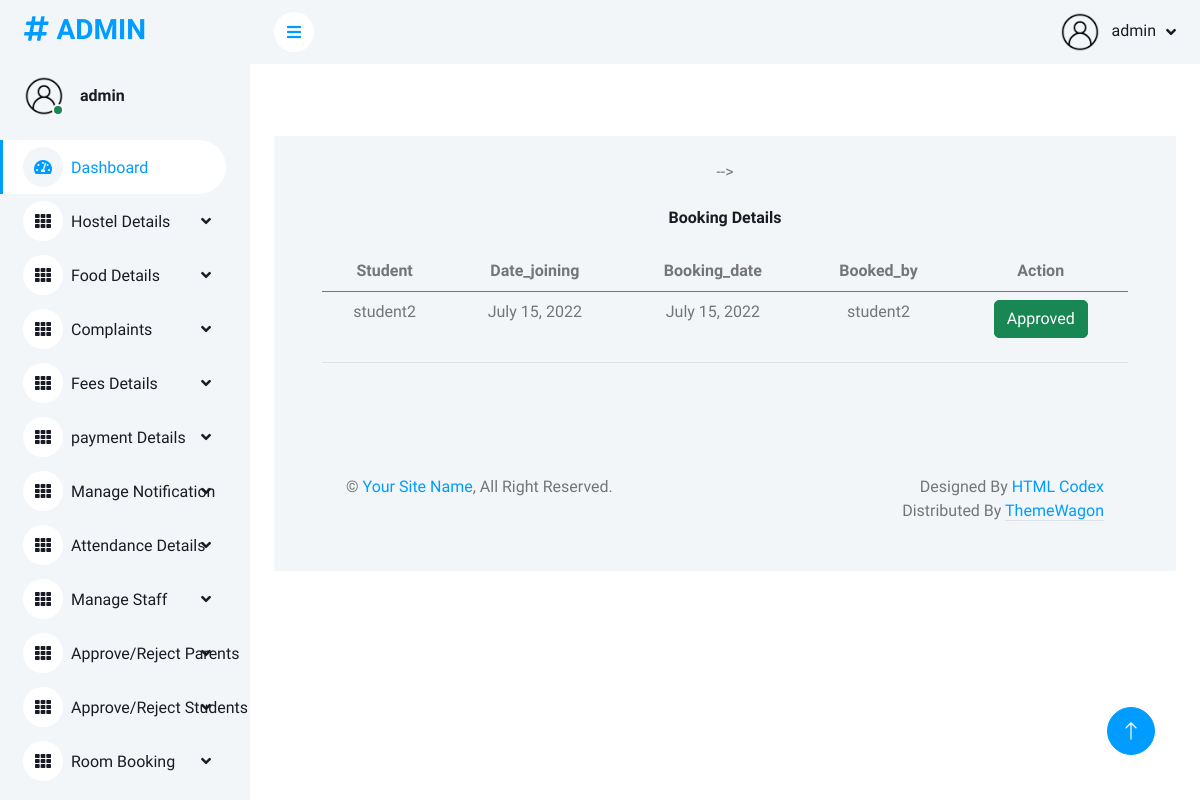
The page /booking (signed in) on the database as committed earlier.
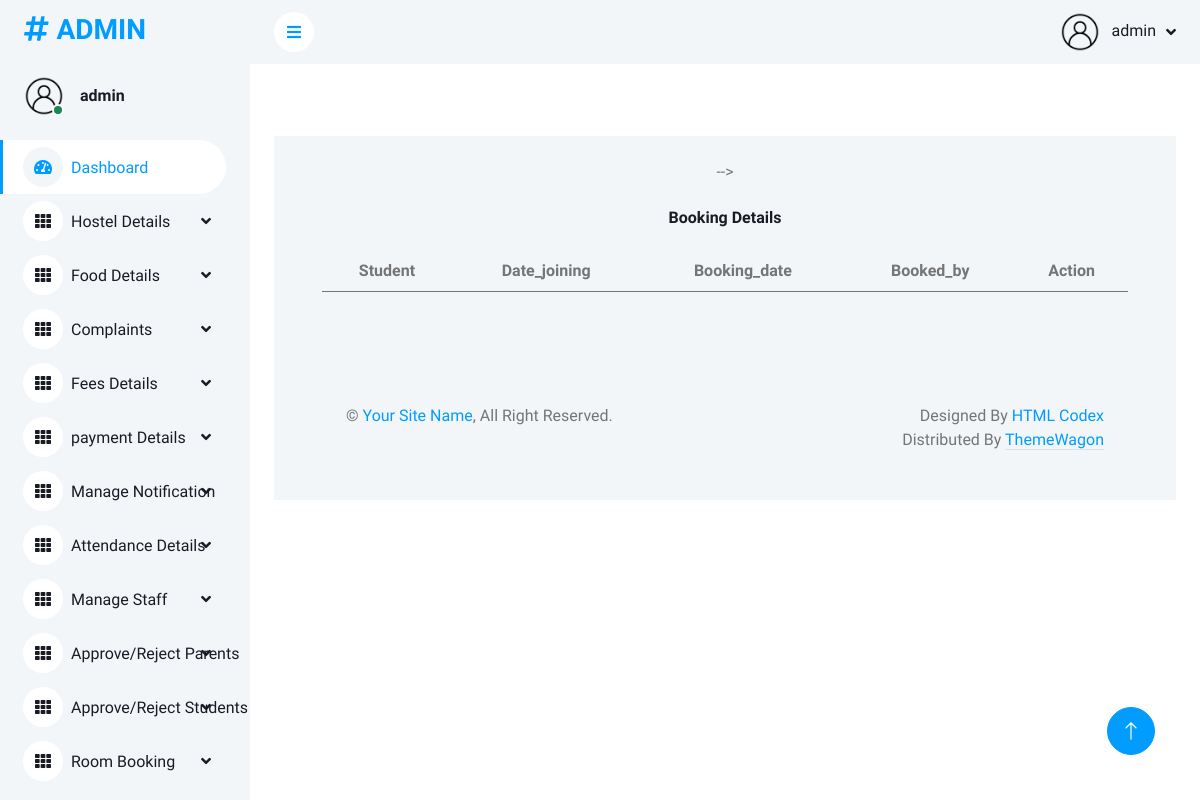
The same page on the database as committed later.
### app/models.py (models this page shows)
class BookRoom(models.Model):
    student = models.ForeignKey(Student, on_delete=models.CASCADE)
    date_joining = models.DateField()
    booking_date = models.DateField(auto_now_add=True)
    status = models.IntegerField(default=0)
    booked_by = models.ForeignKey(Login, on_delete=models.CASCADE)
    seen = models.BooleanField(default=False)

class Student(models.Model):
    user = models.OneToOneField(Login, on_delete=models.CASCADE, primary_key=True, related_name='student')
    name = models.CharField(max_length=50)
    address = models.TextField()
    contact_no = models.IntegerField()
    email = models.EmailField()
    approval_status = models.BooleanField(default=0)
    image = models.ImageField(upload_to='profile', null=True)
    seen = models.BooleanField(default=False)
    def __str__(self):
        return self.name

class Login(AbstractUser):
    is_parent = models.BooleanField(default=False)
    is_student = models.BooleanField(default=False)

### app/adminviews.py (the view)
@login_required(login_url='login')
def booking(request):
    book=BookRoom.objects.all()
    return render(request,'admin_temp/booking.html',{'book':book})

### templates/admin_temp/booking.html
<!DOCTYPE html>
{% extends 'admin_temp/admin_home.html' %}
{% block content %}
{% load static %}
<div class="col-12">
    <div class="bg-light rounded h-100 p-4">
        <h6 class="mb-4">Booking Details</h6>
        <div class="table-responsive">
            <table class="table">
                <thead>
                <tr>
                    <th scope="col">Student</th>
                    <th scope="col">Date_joining</th>
                    <th scope="col">Booking_date</th>
                    <th scope="col">Booked_by</th>
                    <th scope="col">Action</th>
                </tr>
                </thead>
                <tbody>
                {% for i in book %}
                <tr>
                    <td>{{i.student}}</td>
                    <td>{{i.date_joining}}</td>
                    <td>{{i.booking_date}}</td>
                    <td>{{i.booked_by}}</td>
                     <td>
                {% if i.status == 0 %}
                <a href="{% url 'confirm' i.id %}"><button class="btn btn-success">Confirm</button> </a>
                    <a href="{% url 'reject' i.id %}"><button class="btn btn-danger">Reject</button> </a>
                {% elif i.status == 1 %}
                    <p class="btn btn-success">Approved</p>
                {% elif i.status == 2 %}
                    <p class="btn btn-danger">Rejected</p>
                {% endif %}
                </td>
                </tr>
                </tbody>
                {% endfor %}
            </table>
        </div>
{% endblock %}

Rows that differ between the two databases and show on the page:
removed BookRoom: student "student2", date_joining "July 15, 2022", booking_date "July 15, 2022", booked_by "student2", status "Approved"
